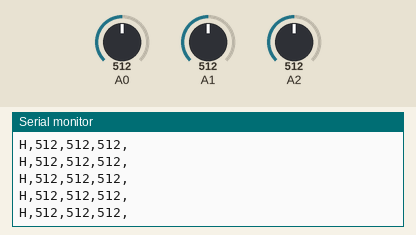
A sketch run on a simulated Arduino Uno, built with avr-gcc and run on an emulated ATmega328P. On the bench: the last lines printed to the serial monitor. The test bench sets the inputs (shaded band); at power-on: A0 = 512, A1 = 512, A2 = 512.

Above: at 1.2 s.
1.3 s: A0 set to 984
At 1.9 s:
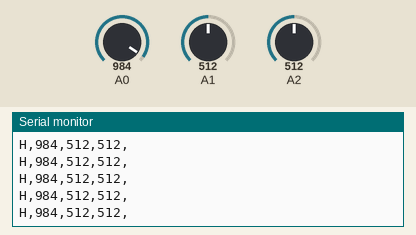
4.3 s: A0 set to 1012
At 5.0 s:
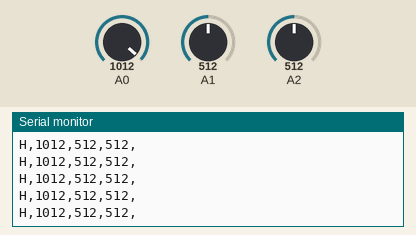
8.8 s: A1 set to 104
At 9.5 s:
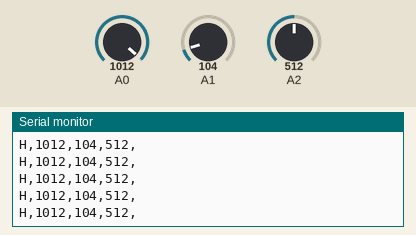
10.3 s: A1 set to 93
At 11.2 s:
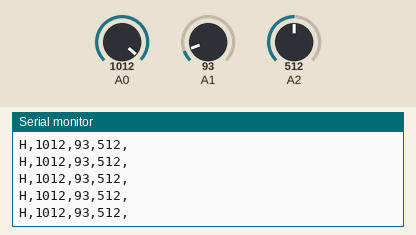
Timing chart, 0 to 13.3 s (numbered marks = the images above; inputs shaded):
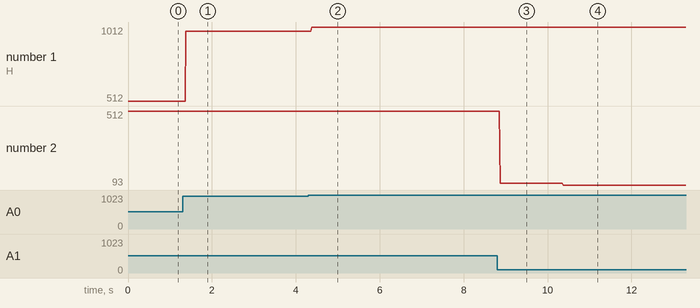

Measured:
- after the input at 1.3 s, the serial monitor: prints a new line after 0.08 s (image 1)
- after the input at 4.3 s, the serial monitor: prints a new line after 0.08 s (image 2)
- after the input at 8.8 s, the serial monitor: prints a new line after 0.07 s (image 3)
- after the input at 10.3 s, the serial monitor: prints a new line after 0.07 s (image 4)
- plotted number 1: 512 → 984 after the input at 1.3 s, 984 → 1012 after the input at 4.3 s
- plotted number 2: 512 → 104 after the input at 8.8 s, 104 → 93 after the input at 10.3 s

The sketch:

Oscilloscope3.ino
```cpp
void setup()
{
  Serial.begin(9600);
}

void loop()
{

  Serial.print('H');
  Serial.print(",");
  Serial.print(analogRead(0));
  Serial.print(",");
  Serial.print(analogRead (1));
  Serial.print(",");
  Serial.print(analogRead (2));
  Serial.print(",");
  Serial.println();
  delay(1);
}
```
